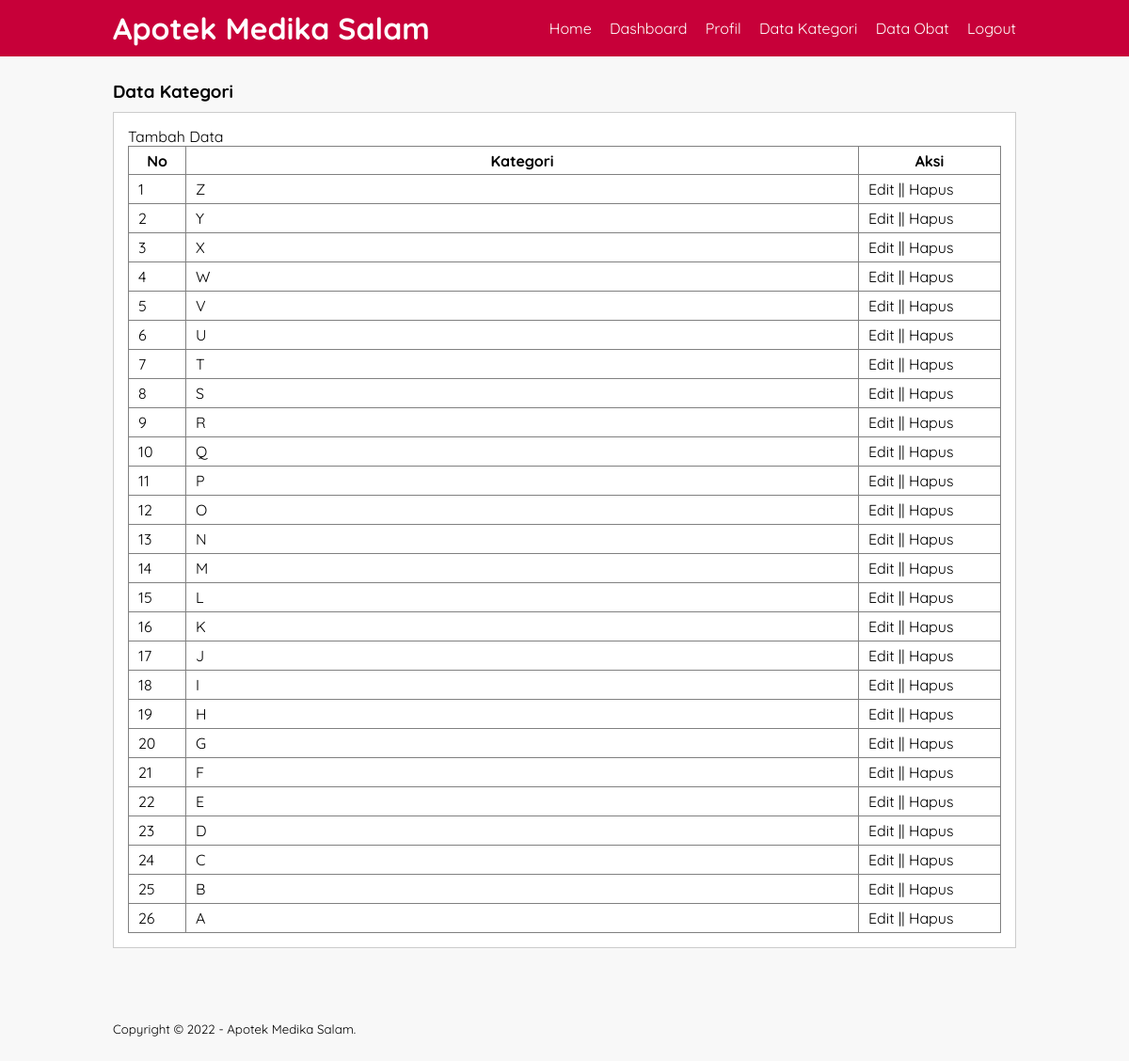
The app's page /data-kategori.php (signed in), older data.
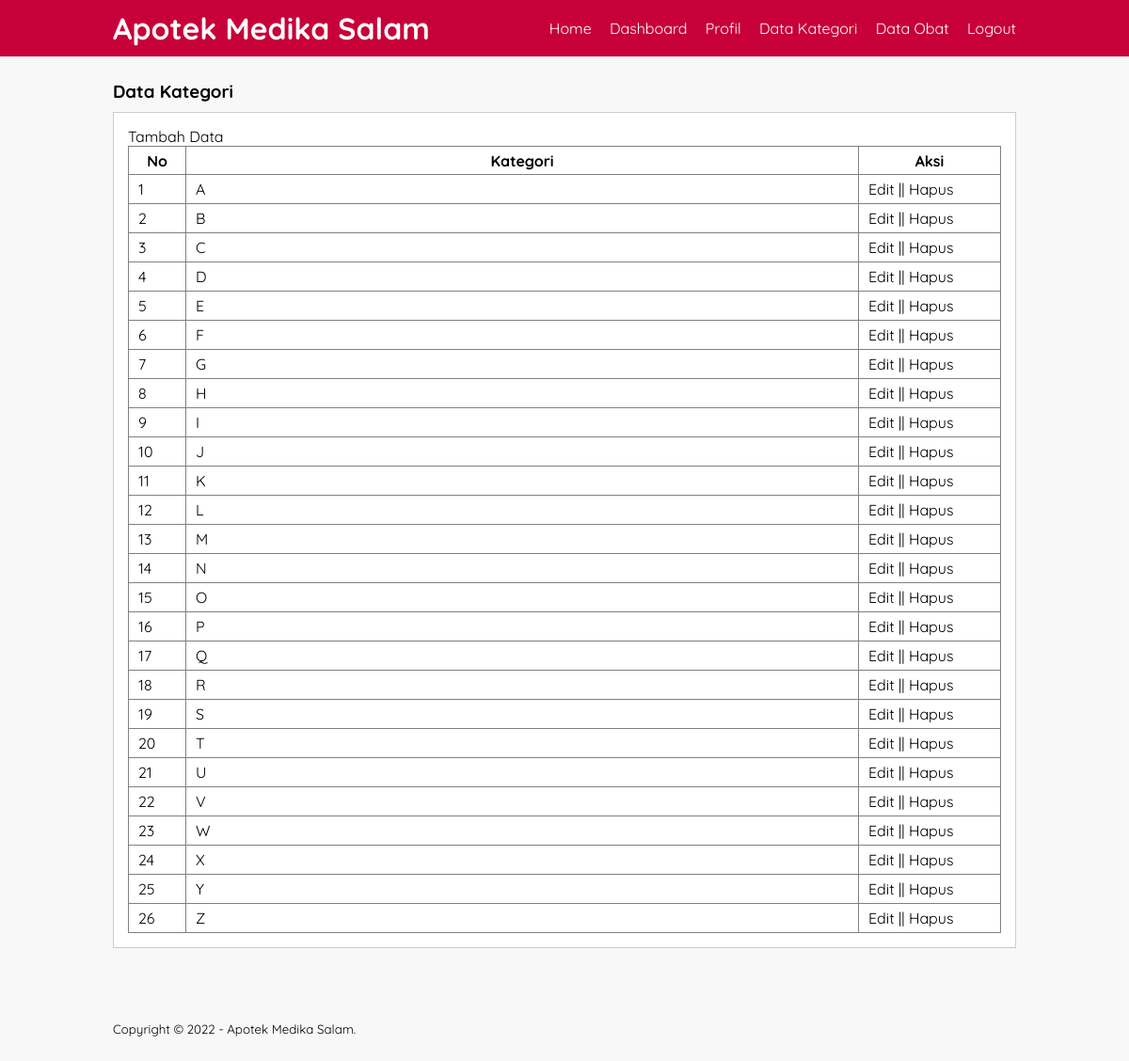
The same page, newer data.
### tables this page shows
CREATE TABLE `tb_category` (
  `category_id` int(11) NOT NULL,
  `category_name` varchar(25) NOT NULL
);

### data-kategori.php (the view, shortened to what this page needs)
<?php
	include 'db.php';
?>
<!DOCTYPE html>
<html>
<head>
	<link rel="stylesheet" type="text/css" href="style.css">
</head>
<body>
	<header>
		<div class="container">
			<h1><a href="dashboard.php">Apotek Medika Salam</a></h1>
			<ul>
				<li><a href="index.php">Home</a></li>
				<li><a href="dashboard.php">Dashboard</a></li>
				<li><a href="profil.php">Profil</a></li>
				<li><a href="data-kategori.php">Data Kategori</a></li>
				<li><a href="data-obat.php">Data Obat</a></li>
				<li><a href="logout.php">Logout</a></li>
			</ul>
		</div>
	</header>
	<div class="section">
		<div class="container">
			<h3>Data Kategori</h3>
			<div class="box">
				<p><a href="tambah-kategori.php">Tambah Data</a></p>
				<table border="1" cellspacing="0" class="table">
					<thead>
						<tr>
							<th width="60px">No</th>
							<th>Kategori</th>
							<th width="150px">Aksi</th>
						</tr>
					</thead>
					<tbody>
						<?php
							$no = 1;
							$kategori = mysqli_query($conn, "SELECT * FROM tb_category ORDER BY category_id DESC");
							if(mysqli_num_rows($kategori) > 0){
							while($row = mysqli_fetch_array($kategori)){
						?>
						<tr>
							<td><?php echo $no++ ?></td>
							<td><?php echo $row['category_name'] ?></td>
							<td>
								<a href="edit-kategori.php?id=<?php echo $row['category_id'] ?>">Edit</a> || <a href="proses-hapus.php?idk=<?php echo $row['category_id'] ?>" onclick="return confirm('Yakin ingin hapus ?')">Hapus</a>
							</td>
						</tr>
						<?php }}else{ ?>
							<tr>
								<td colspan="3">Tidak ada data</td>
							</tr>
						<?php } ?>
					</tbody>
				</table>
			</div>
		</div>
	</div>
	<footer>
		<div class="container">
			<small>Copyright &copy; 2022 - Apotek Medika Salam.</small>
		</div>
	</footer>
</body>
</html>

### style.css (style rules this page uses)
* { padding:0; margin:0; font-family: 'Quicksand', sans-serif; }
body { background-color: #f8f8f8; }
a { color: inherit; text-decoration: none; }
header { background-color: #C70039; color: #fff; }
header h1 { float: left; padding:10px 0; }
header ul { float: right; }
header ul li { display: inline-block; }
header ul li a { padding:20px 0 20px 15px; display: inline-block; }
footer { padding:25px 0; }
.container { width: 80%; margin:0 auto; }
.container:after { content: ''; display: block; clear: both; }
.section { padding:25px 0; }
.box { background-color: #fff; border:1px solid #ccc; padding:15px; box-sizing: border-box; margin:10px 0 25px 0; }
.box:after { content: ''; display: block; clear: both; }
.table { width: 100%; border-collapse: collapse; }
.table tr { height: 30px; }
.table tr td { padding:5px 10px; }

Row changes from the older to the newer data that the page shows:
changed tb_category (number 1 of 26 on the later page): category_name "Z" → "A"
changed tb_category (number 2 of 26 on the later page): category_name "Y" → "B"
changed tb_category (number 3 of 26 on the later page): category_name "X" → "C"
changed tb_category (number 4 of 26 on the later page): category_name "W" → "D"
changed tb_category (number 5 of 26 on the later page): category_name "V" → "E"
changed tb_category (number 6 of 26 on the later page): category_name "U" → "F"
changed tb_category (number 7 of 26 on the later page): category_name "T" → "G"
changed tb_category (number 8 of 26 on the later page): category_name "S" → "H"
changed tb_category (number 9 of 26 on the later page): category_name "R" → "I"
changed tb_category (number 10 of 26 on the later page): category_name "Q" → "J"
changed tb_category (number 11 of 26 on the later page): category_name "P" → "K"
changed tb_category (number 12 of 26 on the later page): category_name "O" → "L"
changed tb_category (number 13 of 26 on the later page): category_name "N" → "M"
changed tb_category (number 14 of 26 on the later page): category_name "M" → "N"
changed tb_category (number 15 of 26 on the later page): category_name "L" → "O"
changed tb_category (number 16 of 26 on the later page): category_name "K" → "P"
changed tb_category (number 17 of 26 on the later page): category_name "J" → "Q"
changed tb_category (number 18 of 26 on the later page): category_name "I" → "R"
changed tb_category (number 19 of 26 on the later page): category_name "H" → "S"
changed tb_category (number 20 of 26 on the later page): category_name "G" → "T"
changed tb_category (number 21 of 26 on the later page): category_name "F" → "U"
changed tb_category (number 22 of 26 on the later page): category_name "E" → "V"
changed tb_category (number 23 of 26 on the later page): category_name "D" → "W"
changed tb_category (number 24 of 26 on the later page): category_name "C" → "X"
changed tb_category (number 25 of 26 on the later page): category_name "B" → "Y"
changed tb_category (number 26 of 26 on the later page): category_name "A" → "Z"
